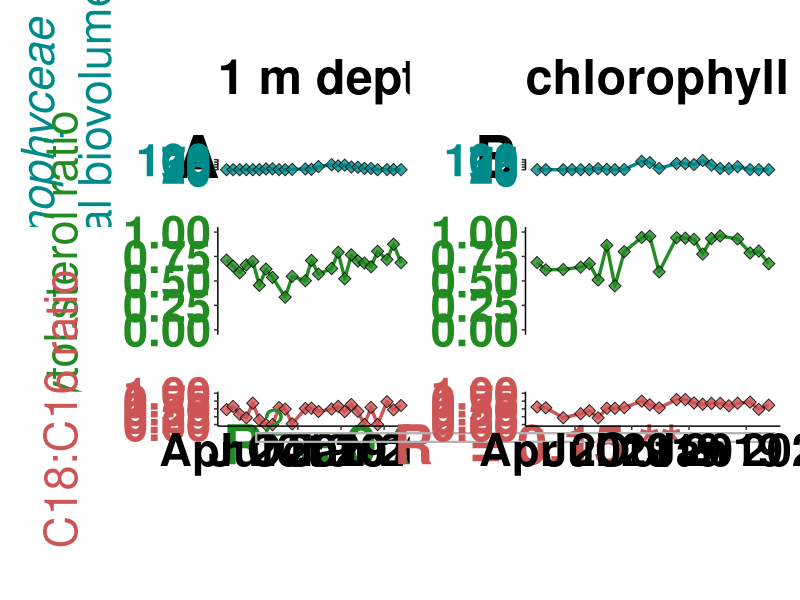

Reproduce this figure in R.
## ---- chunk 1
knitr::opts_chunk$set(echo = TRUE)

#loading packages

library(readr)
library(here)
library(ggplot2)
library(reshape2)
library(cowplot)
library(grid)
library(gridExtra)


Sys.setlocale("LC_ALL", "English")

#import data

## lipid ratios (phytol:sterol ratios; C18:C16 ratios (FA))

lipid_ratios <- read.csv(here("01_Data","Lipid_ratios_ROT19.csv"), header = TRUE , sep = ";" , stringsAsFactors = FALSE, na.strings = "#NV")

## phytoplankton relative biovolume 

phytoplankton_rel.bioVol <- read.csv(here("01_Data","phytoplankton_rel_biovolume_ROT19.csv"), header = TRUE , sep = ";" , stringsAsFactors = FALSE, na.strings = "#NV")

#note: data frames include two different depths: surface water (A) and chlorophyll maximum depth (B)


#merge data frames

lipid_ratios_cyano_relBio <- cbind.data.frame(lipid_ratios, phytoplankton_rel.bioVol$cyanobacteria_relBio)

colnames(lipid_ratios_cyano_relBio) <- c("sample", "sumC18_C16.0_ratio", "phytol_sterol_ratio", "cyano_relBio")


#separating surface water (surface) and chlorophyll maximum depth (chlorMax)

lipid_ratios_cyano_relBio_surface <- lipid_ratios_cyano_relBio[1:25,]

lipid_ratios_cyano_relBio_chlorMax <- lipid_ratios_cyano_relBio[26:49,]


#Checking correlations between lipid ratios and cyanobacterial biovolume (R2 values)

summary(lm(cyano_relBio ~ phytol_sterol_ratio, data=lipid_ratios_cyano_relBio)) 

summary(lm(cyano_relBio ~ sumC18_C16.0_ratio, data=lipid_ratios_cyano_relBio)) 


#check correlations when excluding autumnal mixing event -> mixing from 191009 to 191204 #rows: 17-21; 41-45

lipid_ratios_cyano_relBio_woMix <- rbind.data.frame(lipid_ratios_cyano_relBio[1:16,],
                                                    lipid_ratios_cyano_relBio[22:40,],
                                                    lipid_ratios_cyano_relBio[46:49,])

summary(lm(cyano_relBio ~ phytol_sterol_ratio, data=lipid_ratios_cyano_relBio_woMix)) 

summary(lm(cyano_relBio ~ sumC18_C16.0_ratio, data=lipid_ratios_cyano_relBio_woMix)) 


#setting sampling dates

lipidRatio_datesA <- c("2019-01-30","2019-02-13", "2019-02-27", "2019-03-13", "2019-03-27", "2019-04-10", "2019-04-24",
                       "2019-05-08", "2019-05-22", "2019-06-04", "2019-06-19", "2019-07-17", "2019-07-30", "2019-08-14",
                       "2019-09-11", "2019-09-25", "2019-10-09", "2019-10-23", "2019-11-06","2019-11-20", "2019-12-04",
                       "2019-12-18", "2020-01-07", "2020-01-21", "2020-02-06")

rownames(lipid_ratios_cyano_relBio_surface) <- lipidRatio_datesA

lipid_ratios_cyano_relBio_surface$date <- as.Date(rownames(lipid_ratios_cyano_relBio_surface), "%Y-%m-%d")


lipidRatio_datesB <- c("2019-01-30", "2019-02-13", "2019-03-13","2019-03-27", "2019-04-10", "2019-04-24", "2019-05-08",
                       "2019-05-22", "2019-06-04", "2019-06-19", "2019-07-17", "2019-07-30", "2019-08-14", "2019-09-11",
                       "2019-09-25", "2019-10-09", "2019-10-23", "2019-11-06","2019-11-20", "2019-12-04","2019-12-18",
                       "2020-01-07", "2020-01-21", "2020-02-06")

rownames(lipid_ratios_cyano_relBio_chlorMax) <- lipidRatio_datesB

lipid_ratios_cyano_relBio_chlorMax$date <- as.Date(rownames(lipid_ratios_cyano_relBio_chlorMax), "%Y-%m-%d")


#reshape data frames

cyano_relBioA <- melt(subset(lipid_ratios_cyano_relBio_surface, select= c(date,cyano_relBio)),id.var="date")

phytol_sterol_ratioA <- melt(subset(lipid_ratios_cyano_relBio_surface, select= c(date,phytol_sterol_ratio)),id.var="date")

C18_C16_ratioA<- melt(subset(lipid_ratios_cyano_relBio_surface, select= c(date,sumC18_C16.0_ratio)),id.var="date")


cyano_relBioB <- melt(subset(lipid_ratios_cyano_relBio_chlorMax, select= c(date,cyano_relBio)),id.var="date")

phytol_sterol_ratioB <- melt(subset(lipid_ratios_cyano_relBio_chlorMax, select= c(date,phytol_sterol_ratio)),id.var="date")

C18_C16_ratioB<- melt(subset(lipid_ratios_cyano_relBio_chlorMax, select= c(date,sumC18_C16.0_ratio)),id.var="date")

## ---- chunk 2

# surface water

pcyano_surface <- ggplot() + ggtitle("1 m depth", subtitle= "1 m depth")+
  geom_line(data= cyano_relBioA, aes(x=date,y=value),color= "cyan4",  linewidth= 1.15)+ 
  geom_point(data=cyano_relBioA, aes(x=date,y=value), fill= "cyan4", shape= 23, size=3,alpha=0.8)+
  annotate("text",y= 132, x= as.Date("2018-11-30"),label="A", size=15, fontface=2, color="black")+
  coord_cartesian(ylim=c(0,100),x=as.Date(c("2019-01-30", "2020-02-06")), clip="off")+
  ylab(expression(atop(italic("Cyanophyceae"), "(% algal biovolume)"))) + xlab(NULL)+
  theme(axis.line = element_line(colour = "black"),
        plot.title= element_text(size=35, face= "bold"),
        plot.subtitle= element_text(size=30, color="white"),
        panel.background = element_blank(),
        axis.line.x =element_blank(),
        axis.ticks.x = element_blank(),
        axis.text.x = element_blank(),
        axis.text.y = element_text(size=32.5,color='cyan4', face="bold"),
        axis.title.y = element_text(size=32.5,color='cyan4', face="bold"),
        legend.position = "none",
        strip.background = element_blank(),
        strip.placement = "outside",
        strip.text = element_text(size = 30, color= 'cyan4', face="bold"),
        plot.margin = unit(c(1.5,0,1.35,0.5), "cm"))


pPhySt_surface <- ggplot() + 
  geom_line(data=phytol_sterol_ratioA [!is.na(phytol_sterol_ratioA$value),], aes(x=date,y=value),color= "forestgreen",
            linewidth= 1.15)+
  geom_point(data=phytol_sterol_ratioA[!is.na(phytol_sterol_ratioA$value),] , aes(x=date,y=value), fill= "forestgreen", 
             shape= 23, size=3,alpha=0.8)+
  ylab("phytol:sterol ratio") + xlab(NULL)+ ylim(0,1)+
  theme(panel.background = element_blank(),
        axis.line.x =element_blank(),
        axis.line.y =element_line(color='black'),
        axis.ticks.x = element_blank(),
        axis.text.x = element_blank(),
        axis.text.y.left = element_text(size=32.5,color="forestgreen", face="bold"),
        axis.title.y.left = element_text(size=32.5,color="forestgreen",margin=margin(r=25)),
        legend.position = "none",
        strip.background = element_blank(),
        strip.placement = "outside",
        strip.text = element_text(size = 30, color= 'forestgreen', face="bold"),
        plot.margin = unit(c(0,0,1.35,0.5), "cm"))


pC18C16_surface <- ggplot() + 
  geom_line(data=C18_C16_ratioA[!is.na(C18_C16_ratioA$value),], aes(x=date,y = value),color= "indianred3",  linewidth= 1.15)+
  geom_point(data=C18_C16_ratioA[!is.na(C18_C16_ratioA$value),], aes(x=date,y=value), fill= "indianred3", shape= 23,
             size=3,alpha=0.8)+
  annotate("text",y= -0.4, x= as.Date("2019-12-20"),label=expression(bold(R^2~"= 0.22"~"***")),
           size=14, fontface=2, color="forestgreen")+
  coord_cartesian(ylim=c(0,1),x=as.Date(c("2019-01-30", "2020-02-06")), clip="off")+
  ylab("C18:C16 ratio") + xlab(NULL)+
  theme(panel.background = element_blank(),
        axis.line.x =element_line(color="black"),
        axis.text.x = element_text(size=32.5, color= 'black', face= 'bold'),
        axis.line.y.left =element_line(color='black'),
        axis.text.y.left = element_text(size=32.5, color= "indianred3", face= 'bold'),
        axis.title.y.left = element_text(size=32.5, color= "indianred3",margin=margin(r=25)),
        legend.position = "none",
        strip.background = element_blank(),
        strip.placement = "outside",
        strip.text = element_text(size=1, color= 'white', face= 'bold'),
        plot.margin = unit(c(0,0,3.15,0.5), "cm"))


pcyano_lipid_ratio_surface <- plot_grid(pcyano_surface, pPhySt_surface, pC18C16_surface, ncol=1, 
                                        rel_heights = c(1.45,1.05,1.33),align="v", axis='lr')


#chlorophyll maximum depth

pcyano_chlorMax <- ggplot() + ggtitle("chlorophyll maximum depth", subtitle= "chlorophyll maximum depth")+
  geom_line(data=cyano_relBioB, aes(x=date,y=value),color= "cyan4",  linewidth= 1.15)+
  geom_point(data=cyano_relBioB, aes(x=date,y=value, fill= variable), shape= 23, size=3,alpha=0.8)+
  scale_fill_manual(labels=c("cyano_relBio"= expression(atop(cyanobacteria,("%"~algal~biovolume)))),
                    values=c(cyano_relBio="cyan4"))+
  annotate("text",y= 132, x= as.Date("2018-11-25"),label="B", size=15, fontface=2, color="black")+
  coord_cartesian(ylim=c(0,100),x=as.Date(c("2019-01-30", "2020-02-06")), clip="off")+
  ylab(NULL) + xlab(NULL)+
  theme(panel.background = element_blank(),
        plot.title=element_text(size=35, color= 'black', face= 'bold'),
        plot.subtitle=element_text(size=30, color= 'white'),
        legend.position = "none",
        #legend.position = "right",
        #legend.key = element_blank(),
        #legend.title = element_blank(),
        #legend.text= element_text(size=30, color='black'),
        axis.line.x =element_blank(),
        axis.ticks.x = element_blank(),
        axis.text.x = element_blank(),
        axis.line.y.left =element_line(color='black'),
        axis.text.y.left = element_text(size=32.5, color= 'cyan4', face= 'bold'),
        strip.background = element_blank(),
        strip.placement = "outside",
        strip.text = element_text(size=1, color= 'white', face= 'bold'),
        plot.margin = unit(c(1.5,0.5,1.35,0.5), "cm"))


pPhySt_chlorMax <- ggplot() + 
  geom_line(data=phytol_sterol_ratioB[!is.na(phytol_sterol_ratioB$value),] , aes(x=date,y=value),color= "forestgreen",
            linewidth= 1.15)+
  geom_point(data=phytol_sterol_ratioB[!is.na(phytol_sterol_ratioB$value),] , aes(x=date,y=value, fill= variable), shape= 23,
             size=3,alpha=0.8)+
  scale_fill_manual(labels=c("phytol_sterol_ratio"= "phytol:sterol ratio"),
                    values=c(phytol_sterol_ratio="forestgreen"))+
  coord_cartesian(ylim=c(0,1),x=as.Date(c("2019-01-30", "2020-02-06")), clip="off")+
  ylab(NULL) + xlab(NULL)+
  theme(panel.background = element_blank(),
        legend.position = "none",
        #legend.position = "right",
        #legend.key = element_blank(),
        #legend.title = element_blank(),
        #legend.text= element_text(size=30, color='black'),
        axis.line.x =element_blank(),
        axis.ticks.x = element_blank(),
        axis.text.x = element_blank(),
        axis.line.y.left =element_line(color='black'),
        axis.text.y.left = element_text(size=32.5, color= "forestgreen", face= 'bold'),
        strip.background = element_blank(),
        strip.placement = "outside",
        strip.text = element_text(size=1, color= 'white', face= 'bold'),
        plot.margin = unit(c(0,0.5,1.35,0.5), "cm"))


pC18C16_chlorMax <- ggplot() + 
  geom_line(data=C18_C16_ratioB[!is.na(C18_C16_ratioB$value),], aes(x=date,y = value),color= "indianred3",  linewidth= 1.15)+
  geom_point(data=C18_C16_ratioB[!is.na(C18_C16_ratioB$value),], aes(x=date,y=value, fill= variable), shape= 23,
             size=3,alpha=0.8)+
  scale_fill_manual(labels=c("sumC18_C16.0_ratio"= "C18:C16 ratio"),
                    values=c(sumC18_C16.0_ratio="indianred3"))+
  coord_cartesian(ylim=c(0,1),x=as.Date(c("2019-01-30", "2020-02-06")), clip="off")+
  annotate("text",y= -0.4, x= as.Date("2019-02-01"),label=expression(bold(R^2~"= 0.15"~"**")),
           size=14, fontface=2, color="indianred3")+
  geom_rect(aes(xmin = as.Date("2017-11-05"), xmax = as.Date("2020-02-15"), ymin = -0.55, ymax = -0.275),
            fill = "transparent", color = "gray70", linewidth=0.75)+ 
  ylab(NULL) + xlab(NULL)+ 
  theme(panel.background = element_blank(),
        legend.position = "none",
        #legend.position = "right",
        #legend.key = element_blank(),
        #legend.title = element_blank(),
        #legend.text= element_text(size=30, color='black'),
        axis.line.x =element_line(color="black"),
        axis.text.x = element_text(size=32.5,color='black', face="bold"),
        axis.line.y.left =element_line(color='black'),
        axis.text.y.left = element_text(size=32.5, color= 'indianred3', face= 'bold'),
        strip.background = element_blank(),
        strip.placement = "outside",
        strip.text = element_text(size = 30, color= 'indianred3', face="bold"),
        plot.margin = unit(c(0,0.5,3.15,0.5), "cm"))

pcyano_lipid_ratio_chlorMax <- plot_grid(pcyano_chlorMax, pPhySt_chlorMax, pC18C16_chlorMax, ncol=1, align="v",
                                         rel_heights=c(1.45,1.05,1.33), axis='lr')

Fig8 <- plot_grid(pcyano_lipid_ratio_surface, pcyano_lipid_ratio_chlorMax, ncol=2,rel_widths = c(1.05,1), align="h")

## ---- chunk 3

plot (Fig8)

